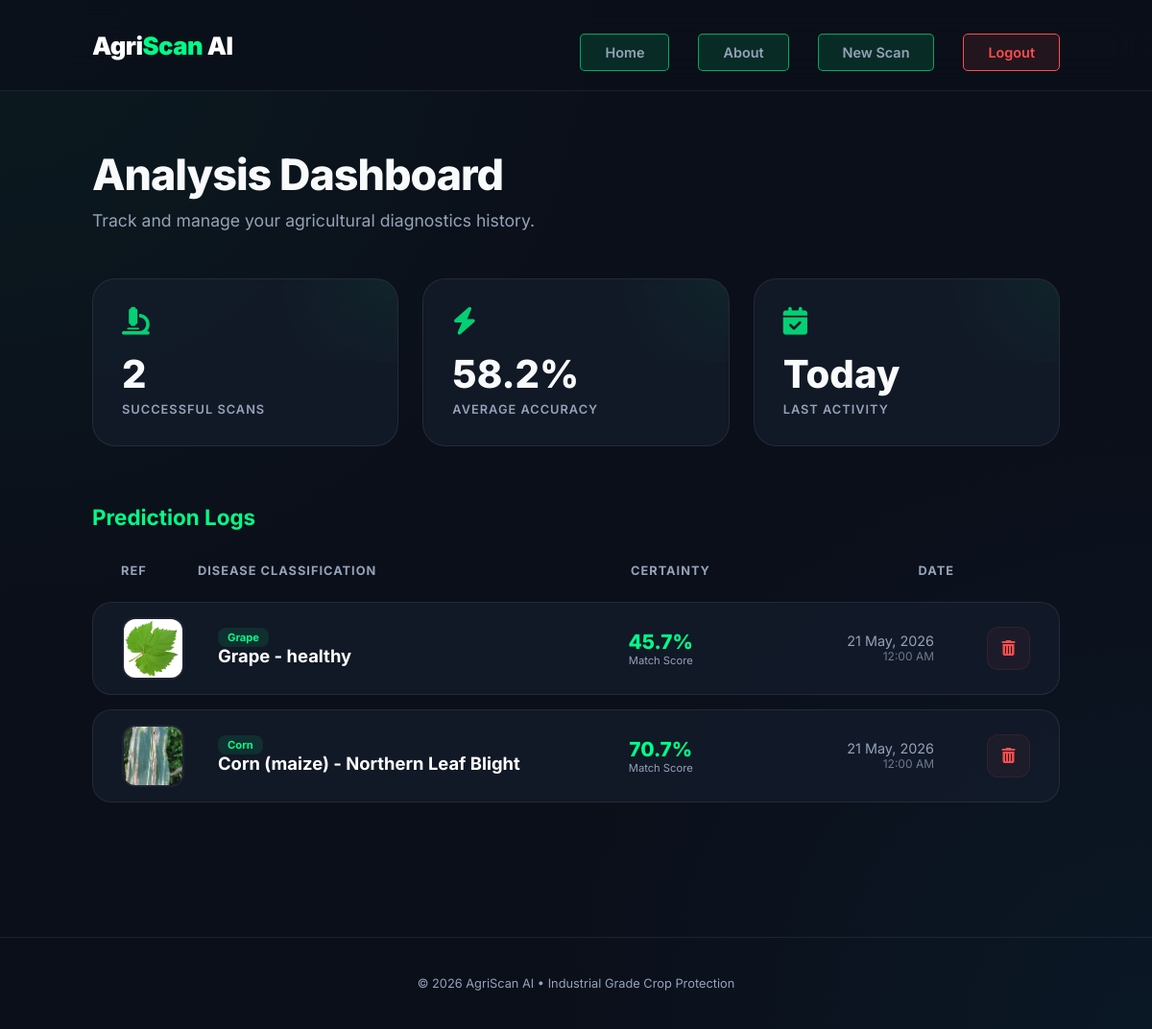
The page /history (signed in) on the database its author committed.
### tables this page shows
CREATE TABLE predictions (id INTEGER PRIMARY KEY AUTOINCREMENT, user_id INTEGER NOT NULL, image_filename TEXT NOT NULL, image_source TEXT NOT NULL, crop_type TEXT NOT NULL, disease_name TEXT NOT NULL, confidence REAL NOT NULL, timestamp TIMESTAMP NOT NULL, FOREIGN KEY(user_id) REFERENCES user(id));

### app.py (the view)
@app.route("/history")
@login_required
def history():
    predictions = get_user_predictions(g.user["id"])
    return render_template("history.html", predictions=predictions)

### app.py (called while the page is built)
def get_db():
    if "db" not in g:
        g.db = sqlite3.connect(
            app.config["DATABASE"], detect_types=sqlite3.PARSE_DECLTYPES
        )
        g.db.row_factory = sqlite3.Row
    return g.db

@app.before_request
def load_logged_in_user():
    user_id = session.get("user_id")
    if user_id is None:
        g.user = None
    else:
        g.user = get_db().execute(
            "SELECT id, name, email FROM user WHERE id = ?", (user_id,)
        ).fetchone()

def login_required(view):
    @wraps(view)
    def wrapped_view(**kwargs):
        if g.user is None:
            return redirect(url_for("login"))
        return view(**kwargs)
    return wrapped_view

def get_user_predictions(user_id):
    db = get_db()
    return db.execute(
        "SELECT * FROM predictions WHERE user_id = ? ORDER BY timestamp DESC",
        (user_id,),
    ).fetchall()

@app.context_processor
def inject_user():
    return {
        "user": g.user,
        "current_user": CurrentUser(g.user),
    }

### templates/history.html (shortened to what this page needs)
<!DOCTYPE html>
<html lang="en">
<head>
    <link rel="stylesheet" href="https://cdnjs.cloudflare.com/ajax/libs/font-awesome/6.4.0/css/all.min.css">
</head>
<body>
    <nav>
        <a href="/" class="logo">Agri<span>Scan</span> AI</a>
        <div class="nav-links">
            <a style="margin-top: 15px;" href="{{ url_for('index') }}" class="btn-login"
                style="background: var(--primary); color: var(--bg-dark);">Home</a>
            <a style="margin-top: 15px;"  href="{{ url_for('about') }}" class="btn-login"
                style="background: var(--primary); color: var(--bg-dark);">About</a>
            <a style="margin-top: 15px;"  href="{{ url_for('upload') }}" class="btn-login"
                style="background: var(--primary); color: var(--bg-dark);">New Scan</a>
            <a href="{{ url_for('logout') }}" class="btn-login"
                style="margin-top: 15px;border-color: #ff4d4d; color: #ff4d4d; background: rgba(255, 77, 77, 0.1);">Logout</a>
        </div>
    </nav>
    <main class="wrapper">
        <div class="header-section">
            <div class="title-box">
                <h1>Analysis Dashboard</h1>
                <p>Track and manage your agricultural diagnostics history.</p>
            </div>
        </div>
        <div class="stats-grid">
            <div class="stat-card">
                <i class="fas fa-microscope"></i>
                <h2>{{ predictions|length }}</h2>
                <p>Successful Scans</p>
            </div>
            <div class="stat-card">
                <i class="fas fa-bolt"></i>
                <h2>{% if predictions %}{{ (predictions|sum(attribute='confidence') / predictions|length)|round(1) }}{%
                    else %}0{% endif %}%</h2>
                <p>Average Accuracy</p>
            </div>
            <div class="stat-card">
                <i class="fas fa-calendar-check"></i>
                <h2>Today</h2>
                <p>Last Activity</p>
            </div>
        </div>
        <h2 style="margin-bottom: 25px; font-size: 1.4rem; font-weight: 700; color: var(--primary);">Prediction Logs
        </h2>
        {% if predictions %}
        <div class="history-list">
            <div class="list-header">
                <div>Ref</div>
                <div>Disease Classification</div>
                <div style="text-align: center;">Certainty</div>
                <div style="text-align: right;">Date</div>
                <div></div>
            </div>
            {% for pred in predictions %}
            <div class="scan-item" style="animation-delay: {{ loop.index0 * 0.05 }}s">
                {% if pred.image_source == 'test' %}
                <img src="{{ url_for('demo_image', source='test', filename=pred.image_filename) }}" class="leaf-thumb"
                    alt="Scan">
                {% else %}
                <img src="{{ url_for('static', filename='uploads/' + pred.image_filename) }}" class="leaf-thumb"
                    alt="Scan">
                {% endif %}
                <div class="info-col">
                    <span class="crop-tag">{{ pred.crop_type }}</span>
                    <h3>{{ pred.disease_name.replace('___', ' - ').replace('__', ' - ').replace('_', ' ') }}</h3>
                </div>
                <div class="conf-col">
                    <div class="conf-value">{{ "%.1f"|format(pred.confidence) }}%</div>
                    <div class="conf-label">Match Score</div>
                </div>
                <div class="time-col">
                    {{ pred.timestamp.strftime('%d %b, %Y') }}
                    <span>{{ pred.timestamp.strftime('%I:%M %p') }}</span>
                </div>
                <div class="action-col">
                    <a href="{{ url_for('delete_history', prediction_id=pred.id) }}" class="btn-delete"
                        onclick="return confirm('Archive this record?')">
                        <i class="fas fa-trash-alt"></i>
                    </a>
                </div>
            </div>
            {% endfor %}
        </div>
        {% endif %}
    </main>
    <footer style="margin-top: 80px; padding: 40px; text-align: center; border-top: 1px solid var(--glass-border);">
        <p style="color: var(--text-muted); font-size: 0.8rem;">© 2026 AgriScan AI • Industrial Grade Crop Protection
        </p>
    </footer>
</body>
</html>

### templates/history.html (style rules this page uses)
:root { --bg: #0b0f1a; --card-bg: rgba(23, 30, 48, 0.6); --primary: #00ff88; --primary-dim: #00cc6a; --danger: #ff4d4d; --text-main: #f8fafc; --text-muted: #94a3b8; --glass: rgba(255, 255, 255, 0.03); --glass-border: rgba(255, 255, 255, 0.08); }
* { margin: 0; padding: 0; box-sizing: border-box; font-family: 'Inter', sans-serif; }
body { background-color: var(--bg); color: var(--text-main); min-height: 100vh; overflow-x: hidden; background-image: radial-gradient(circle at 0% 0%, rgba(0, 255, 136, 0.05) 0%, transparent 40%), radial-gradient(circle at 100% 100%, rgba(0, 184, 255, 0.05) 0%, transparent 40%); }
nav { display: flex; justify-content: space-between; align-items: center; padding: 20px 8%; background: rgba(11, 15, 26, 0.8); backdrop-filter: blur(20px); border-bottom: 1px solid var(--glass-border); position: sticky; top: 0; z-index: 1000; }
.logo { font-size: 1.6rem; font-weight: 900; color: white; text-decoration: none; letter-spacing: -0.5px; }
.logo span { color: var(--primary); }
.nav-links { display: flex; gap: 30px; align-items: center; }
.nav-links a { color: var(--text-muted); text-decoration: none; font-weight: 600; font-size: 0.9rem; transition: 0.3s; }
.wrapper { max-width: 1400px; margin: 0 auto; padding: 60px 8%; }
.header-section { margin-bottom: 50px; display: flex; justify-content: space-between; align-items: flex-end; }
.title-box h1 { font-size: 2.8rem; font-weight: 800; margin-bottom: 10px; letter-spacing: -1px; }
.title-box p { color: var(--text-muted); font-size: 1.1rem; }
.stats-grid { display: grid; grid-template-columns: repeat(auto-fit, minmax(280px, 1fr)); gap: 25px; margin-bottom: 60px; }
.stat-card { background: var(--card-bg); border: 1px solid var(--glass-border); padding: 30px; border-radius: 24px; position: relative; overflow: hidden; transition: 0.4s; }
.stat-card i { font-size: 1.8rem; color: var(--primary); margin-bottom: 15px; opacity: 0.8; }
.stat-card h2 { font-size: 2.5rem; font-weight: 800; margin-bottom: 5px; }
.stat-card p { color: var(--text-muted); font-weight: 600; text-transform: uppercase; font-size: 0.8rem; letter-spacing: 1px; }
.stat-card::after { content: ''; position: absolute; top: -50%; right: -50%; width: 100%; height: 100%; background: radial-gradient(circle, rgba(0, 255, 136, 0.05), transparent 70%); z-index: 0; }
.history-list { display: flex; flex-direction: column; gap: 15px; }
.list-header { display: grid; grid-template-columns: 80px 2fr 1fr 1fr 80px; padding: 10px 30px; color: var(--text-muted); font-size: 0.8rem; font-weight: 700; text-transform: uppercase; letter-spacing: 1px; }
.scan-item { background: var(--card-bg); border: 1px solid var(--glass-border); border-radius: 20px; padding: 15px 30px; display: grid; grid-template-columns: 80px 2fr 1fr 1fr 80px; align-items: center; gap: 20px; transition: 0.3s; animation: fadeIn 0.5s ease-out forwards; opacity: 0; }
.leaf-thumb { width: 65px; height: 65px; border-radius: 14px; object-fit: cover; border: 2px solid rgba(255, 255, 255, 0.05); }
.info-col h3 { font-size: 1.15rem; font-weight: 700; color: #fff; margin-bottom: 5px; }
.info-col .crop-tag { font-size: 0.7rem; padding: 3px 10px; background: rgba(0, 255, 136, 0.1); color: var(--primary); border-radius: 8px; font-weight: 700; }
.conf-col { text-align: center; }
.conf-value { font-size: 1.3rem; font-weight: 800; color: var(--primary); }
.conf-label { font-size: 0.7rem; color: var(--text-muted); }
.time-col { color: var(--text-muted); font-size: 0.9rem; text-align: right; }
.time-col span { display: block; font-size: 0.75rem; opacity: 0.7; }
.action-col { text-align: right; }
.btn-delete { width: 45px; height: 45px; border-radius: 12px; background: rgba(255, 77, 77, 0.05); color: var(--danger); border: 1px solid rgba(255, 77, 77, 0.1); display: inline-flex; align-items: center; justify-content: center; cursor: pointer; transition: 0.3s; text-decoration: none; }
.btn-login { padding: 10px 25px; border: 1px solid rgba(0, 255, 136, 0.6); background: rgba(0, 255, 136, 0.12); color: var(--primary); border-radius: 5px; text-decoration: none; font-weight: 600; transition: 0.3s; }

### rows shown on the page
predictions: image_filename (picture), crop_type "Grape", disease_name.replace "Grape - healthy", confidence "45.7", timestamp "21 May, 2026", timestamp "12:00 AM"
predictions: image_filename (picture), crop_type "Corn", disease_name.replace "Corn (maize) - Northern Leaf Blight", confidence "70.7", timestamp "21 May, 2026", timestamp "12:00 AM"

### other values the page prints
{{ predictions|length }} "2"
